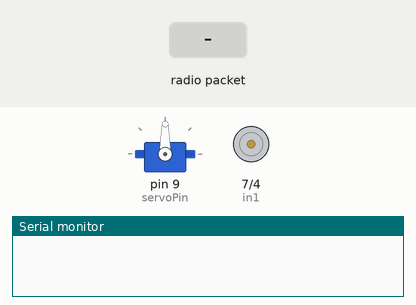
Simulated run of this sketch. Board: Arduino Uno, built with avr-gcc and run on an emulated ATmega328P. Shown: servo, motor-driver pin pairs drawn as motors (green arrow = first pin HIGH = forward, orange = second pin HIGH = backward, longer = more drive, scaled by the enable pin), the last lines printed to the serial monitor. The test bench sets the inputs (shaded band). No radio packets arrive unless stated.

Above: at 1.2 s.
1.3 s: radio packet "1" arrives
At 2.2 s:
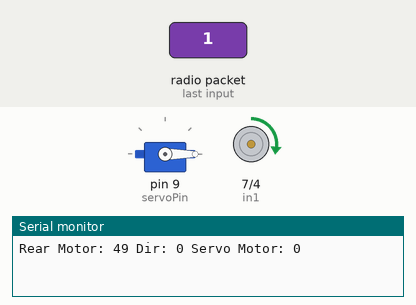
2.8 s: radio packet "0" arrives
At 3.4 s:
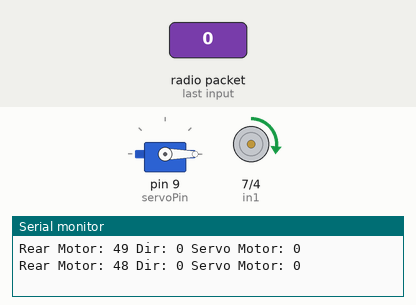
Timing chart, 0 to 5.8 s (numbered marks = the images above; inputs shaded):
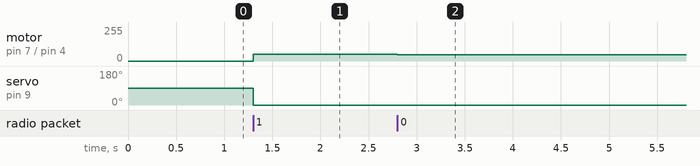

Measured:
- after the input at 1.3 s, motor on pin 7 (in1) / pin 4 (in2): stopped → forward 49/255 at once; servo on pin 9 (servoPin): 90° → 0° at once
- after the input at 2.8 s, motor on pin 7 (in1) / pin 4 (in2): forward 49/255 → forward 48/255 at once

The sketch:

Car_Code.ino
```cpp
// RadioHead ReliableDatagram & NRF24 Libraries
#include <RHReliableDatagram.h>
#include <RH_NRF24.h>

// dependant SPI Library
#include <SPI.h>

// Servo Library
#include <PWMServo.h>

// addresses for radio channels
#define CLIENT_ADDRESS 1
#define SERVER_ADDRESS 2

// Servo Object
PWMServo myServo;

// Motor Connections
int enA = 6;
int in1 = 7;
int in2 = 4;

// Servo connection Must be pin 9 for PWMServo
int servoPin = 9;

// Create an instance of the radio driver
RH_NRF24 RadioDriver;

// Sets the radio driver to NRF24 and the server address to 2
RHReliableDatagram RadioManager(RadioDriver, SERVER_ADDRESS);

// Define a message to return if values received
uint8_t ReturnMessage[] = "JoyStick Data Received";

// Define the Message Buffer
uint8_t buf[RH_NRF24_MAX_MESSAGE_LEN];


//  function prototypes
void receiveData();
void motorControl();
void servoControl();
```

a_setup.ino
```cpp
void setup()
{
  // Setup Serial Monitor
  Serial.begin(9600);

  // Set all the motor control pins to outputs
  pinMode(enA, OUTPUT);
  pinMode(in1, OUTPUT);
  pinMode(in2, OUTPUT);
  digitalWrite(in1, LOW);
	digitalWrite(in2, LOW);

  // Set servo pin (Must be pin 9 for PWMServo)
  myServo.attach(servoPin);

  // Initialize RadioManager with defaults - 2.402 GHz (channel 2), 2Mbps, 0dBm
  if (!RadioManager.init())
    Serial.println("init failed");
}

void loop()
{

receiveData();

}
```

b_receiveData.ino
```cpp
void receiveData() {

  if (RadioManager.available()) {

    // Wait for a message addressed to us from the client
    uint8_t len = sizeof(buf);
    uint8_t from;

    if (RadioManager.recvfromAck(buf, &len, &from)) {

      // Serial Print the values of the motor and servo
      Serial.print("Rear Motor: ");
      Serial.print(buf[0]);
      Serial.print(" Dir: ");
      Serial.print(buf[1]);
      Serial.print(" Servo Motor: ");
      Serial.println(buf[2]);

      // Call motor/servoControl()
      motorControl();
      servoControl();

      // Send a reply back to the originator client, check for error
      if (!RadioManager.sendtoWait(ReturnMessage, sizeof(ReturnMessage), CLIENT_ADDRESS))
        Serial.println("sendtoWait failed");

    }

  }

}
```

c_motorControl.ino
```cpp
void motorControl() {

  // Set Motor Direction
  if (buf[1] == 1) {

    // Motors are backwards
    digitalWrite(in1, LOW);
    digitalWrite(in2, HIGH);

  } else {

    // Motors are forwards
    digitalWrite(in1, HIGH);
    digitalWrite(in2, LOW);

  }

  // Write values for motor
  analogWrite(enA, buf[0]);

}
```

d_servoControl.ino
```cpp
void servoControl() {

  // Write values for servo
  myServo.write(buf[2]);

}
```
